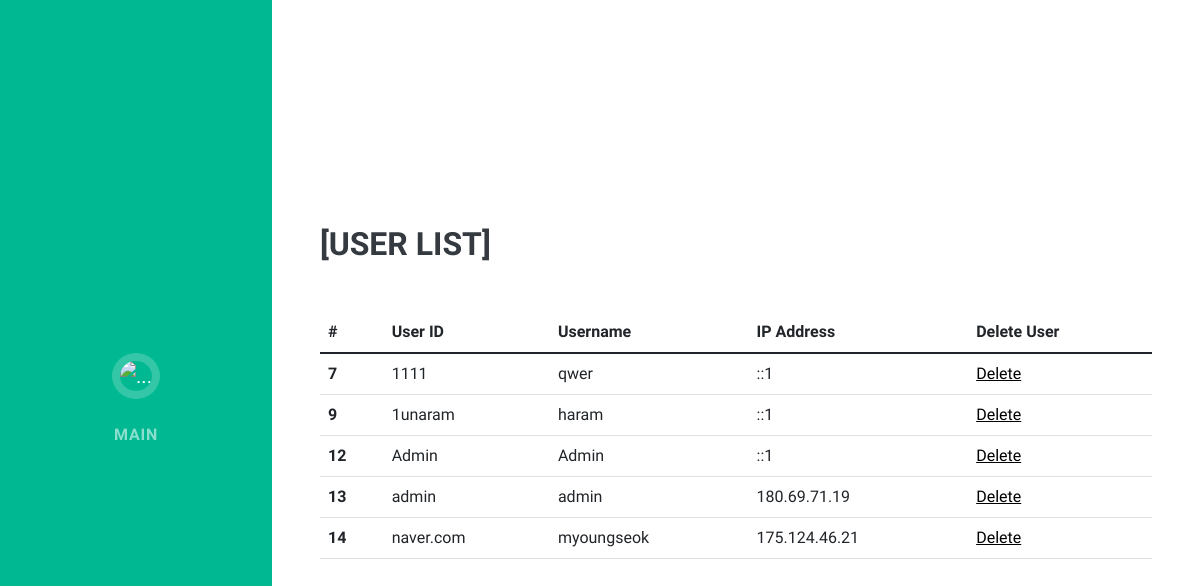
Page /src/admin/index.php on the earlier database version.
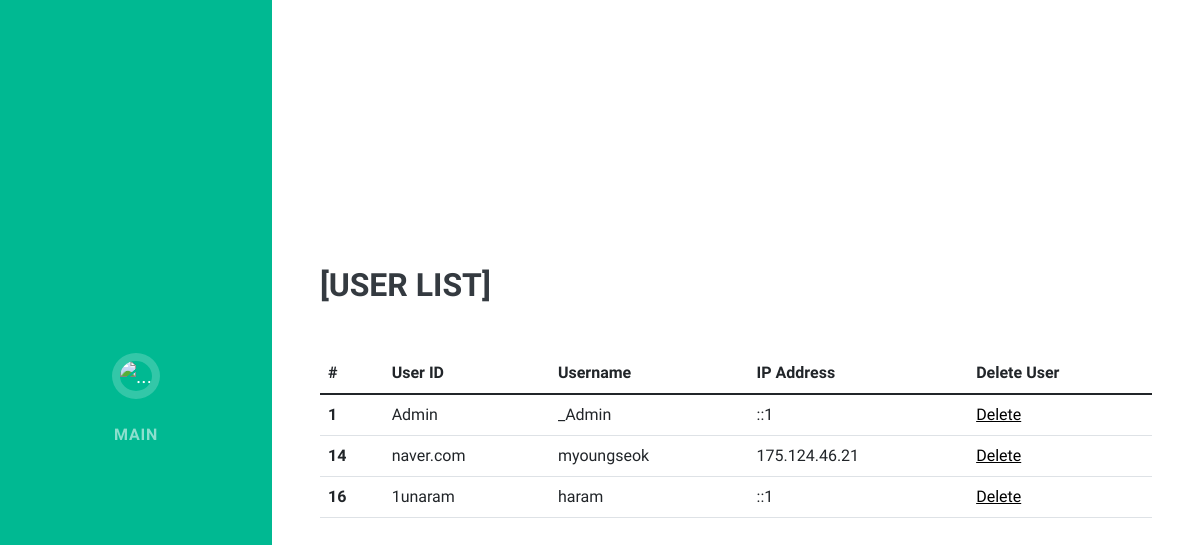
Same page on the later database version.
### tables this page shows
CREATE TABLE `user` (
  `idx` int(11) NOT NULL AUTO_INCREMENT,
  `uid` varchar(50) DEFAULT NULL,
  `upass` varchar(100) DEFAULT NULL,
  `name` varchar(20) DEFAULT NULL,
  `ip` varchar(20) DEFAULT NULL,
  PRIMARY KEY (`idx`)
);

### src/dbClass.php (called while the page is built, shortened)
<?php
class db
{
	protected $connection;
	protected $query;
	public function __construct($dbhost = '13.125.207.167', $dbuser = 'root', $dbpass = '0620', $dbname = 'webhell_db', $charset = 'utf8')
	{
		$this->connection = new mysqli($dbhost, $dbuser, $dbpass, $dbname);
		$this->connection->set_charset($charset);
	}
	public function query($query)
	{
		if ($this->query = $this->connection->prepare($query)) {
			$this->query->execute();
		} else {
			$this->error('Unable to prepare MySQL statement (check your syntax) - ' . $this->connection->error);
		}
		return $this;
	}
	public function fetchAll($callback = null)
	{
		$params = array();
		$row = array();
		$meta = $this->query->result_metadata();
		while ($field = $meta->fetch_field()) {
			$params[] = &$row[$field->name];
		}
		call_user_func_array(array($this->query, 'bind_result'), $params);
		$result = array();
		while ($this->query->fetch()) {
			$r = array();
			foreach ($row as $key => $val) {
				$r[$key] = $val;
			}
			if ($callback != null && is_callable($callback)) {
				$value = call_user_func($callback, $r);
				if ($value == 'break') break;
			} else {
				$result[] = $r;
			}
		}
		return $result;
	}
}
$db = new db();

### src/admin/index.php (the view, shortened to what this page needs)
<?
include "../default_setting.php";
?>
<!DOCTYPE html>
<html lang="ko">
<head>
    <link href="/bootstrap/css/styles.css" rel="stylesheet" />
    <link href="/src/mystyles.css" rel="stylesheet" />
</head>
<body id="page-top">
    <nav class="navbar navbar-expand-lg navbar-dark bg-primary fixed-top" id="sideNav">
        <div class="navbar-brand js-scroll-trigger">
            <span class="d-none d-lg-block">
                <img class="img-fluid img-profile rounded-circle mx-auto mb-2" src="https://cdn.imweb.me/upload/S20200903356594b8dc821/0962e15de8a7a.jpg" alt="..." />
            </span>
        </div>
        <div class="collapse navbar-collapse" id="navbarResponsive">
            <ul class="navbar-nav">
                <li class="nav-item"><a class="nav-link js-scroll-trigger" href="/">Main</a></li>
            </ul>
        </div>
    </nav>
    <div class="container-fluid p-0">
        <section class="resume-section" id="about">
            <div class="resume-section-content">
                <h3 class="mb-5">[User List]</h3>
                <table class="table">
                    <thead>
                        <tr>
                            <th scope="col">#</th>
                            <th scope="col">User ID</th>
                            <th scope="col">Username</th>
                            <th scope="col">IP Address</th>
                            <th scope="col">Delete User</th>
                        </tr>
                    </thead>
                    <tbody>
                        <?
                        $query = "select * from user";
                        $list = $db->query($query)->fetchAll();
                        foreach ($list as $data) {
                        ?>
                            <tr>
                                <th scope="row"><?= $data['idx'] ?></th>
                                <td><?= $data['uid'] ?></td>
                                <td><?= $data['name'] ?></td>
                                <td><?= $data['ip'] ?></td>
                                <td><a href="deleteUser.php?idx=<?= $data['idx'] ?>">Delete</a></td>
                            </tr>
                        <?  } ?>
                    </tbody>
                </table>
            </div>
        </section>
    </div>
</body>
</html>

Differences in the rows shown:
removed user: idx "7", uid "1111", name "qwer", ip "::1"
removed user: idx "9", uid "1unaram", name "haram", ip "::1"
removed user: idx "12", uid "Admin", name "Admin", ip "::1"
removed user: idx "13", uid "admin", name "admin", ip "180.69.71.19"
added user: idx "1", uid "Admin", name "_Admin", ip "::1"
added user: idx "16", uid "1unaram", name "haram", ip "::1"
